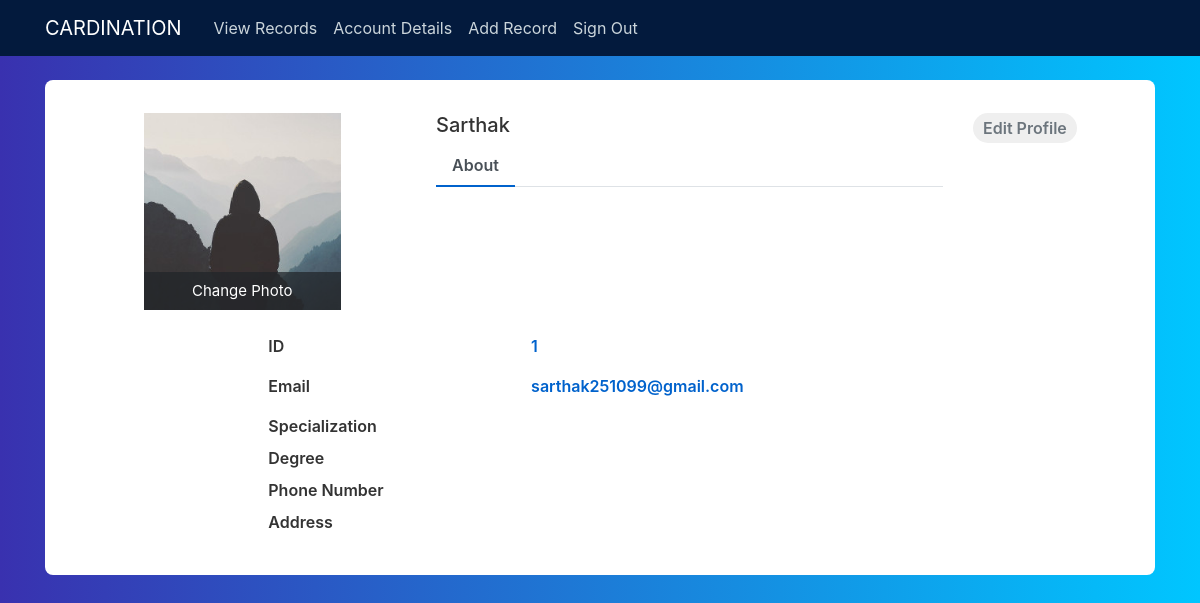
Page /accountDoc (signed in) on the committed database.
### cardination/models.py (models this page shows, shortened)
class Patient(db.Model,UserMixin):
    id = db.Column(db.Integer, primary_key = True,autoincrement=True)
    username = db.Column(db.String(20), unique = True, nullable = False)
    email = db.Column(db.String(120), unique = True, nullable = False)
    image_file = db.Column(db.String(20), nullable = False, default = 'default.jpg')
    password = db.Column(db.String(60), nullable = False)
    weight = db.Column(db.Integer, unique = False, nullable = True)
    height = db.Column(db.Integer, unique = False, nullable = True)
    gender = db.Column(db.String(1), unique = False, nullable = False)
    bloodgroup = db.Column(db.String(10), unique = False, nullable = True)
    dob = db.Column(db.String(20), unique = False, nullable = True)
    records = db.relationship('Record',backref='patient',lazy=True)

### cardination/doctor/routes.py (the view)
@doctor.route("/accountDoc")
@login_required
def accountDoc():
    image_file=url_for('static',filename='profile_pic/'+current_user.image_file)
    return render_template('accountDoc.html',image_file=image_file)

### cardination/models.py (called while the page is built)
@login_manager.user_loader
def load_user(user_id):
    return Patient.query.get(int(user_id))

### cardination/templates/accountDoc.html (shortened to what this page needs)
{% extends "layoutDoc.html" %}
{% block content %}
<div class="container emp-profile">
<form method="post">
<div class="row">
    <div class="col-md-4">
        <div class="profile-img">
            <img src="{{ image_file }}" alt=""/>
            <div class="file btn btn-lg btn-primary">
                Change Photo
            </div>
        </div>
    </div>
    <div class="col-md-6">
        <div class="profile-head">
                    <h5>
                        {{ current_user.username }}
                    </h5>
            <ul class="nav nav-tabs" id="myTab" role="tablist">
                <li class="nav-item">
                    <a class="nav-link active" id="home-tab" data-toggle="tab" href="#home" role="tab" aria-controls="home" aria-selected="true">About</a>
                </li>
            </ul>
        </div>
    </div>
    <div class="col-md-2">
        <input type="submit" class="profile-edit-btn" name="btnAddMore" value="Edit Profile"/>
    </div>
</div>
<div class="row">
    <div class="col-md-8">
        <div style="margin-left:190px;" class="tab-content profile-tab" id="myTabContent">
            <div class="tab-pane fade show active" id="home" role="tabpanel" aria-labelledby="home-tab">
                <div class="row">
                    <div class="col-md-6">
                        <label>ID</label>
                    </div>
                    <div class="col-md-6">
                        <p>{{ current_user.id }}</p>
                    </div>
                </div>
                <div class="row">
                            <div class="col-md-6">
                                <label>Email</label>
                            </div>
                            <div class="col-md-6">
                                <p>{{ current_user.email }}</p>
                            </div>
                        </div>
                        <div class="row">
                            <div class="col-md-6">
                                <label>Specialization</label>
                            </div>
                            <div class="col-md-6">
                            </div>
                        </div>
                        <div class="row">
                            <div class="col-md-6">
                                <label>Degree</label>
                            </div>
                            <div class="col-md-6">
                            </div>
                        </div>
                        <div class="row">
                            <div class="col-md-6">
                                <label>Phone Number</label>
                            </div>
                            <div class="col-md-6">
                            </div>
                        </div>
                        <div class="row">
                            <div class="col-md-6">
                                <label>Address</label>
                            </div>
                            <div class="col-md-6">
                            </div>
                        </div>
                    </div>
                </div>
            </div>
        </div>
    </form>
</div>
{% endblock content %}

### cardination/static/main.css (style rules this page uses)
body { background: #fafafa; color: #333333; margin-top: 5rem; }
h1, h2, h3, h4, h5, h6 { color: #444444; }

### cardination/templates/accountDoc.html (style rules this page uses)
body { background: -webkit-linear-gradient(left, #3931af, #00c6ff); }
.emp-profile { padding: 3%; margin-top: 3%; margin-bottom: 3%; border-radius: 0.5rem; background: #fff; }
.profile-img { text-align: center; }
.profile-img img { width: 60%; height: 100%; }
.profile-img .file { position: relative; overflow: hidden; margin-top: -20%; width: 60%; border: none; border-radius: 0; font-size: 15px; background: #212529b8; }
.profile-head h5 { color: #333; }
.profile-edit-btn { border: none; border-radius: 1.5rem; width: 70%; padding: 2%; font-weight: 600; color: #6c757d; cursor: pointer; }
.profile-head .nav-tabs { margin-bottom:5%; }
.profile-head .nav-tabs .nav-link { font-weight:600; border: none; }
.profile-head .nav-tabs .nav-link.active { border: none; border-bottom:2px solid #0062cc; }
.profile-tab label { font-weight: 600; }
.profile-tab p { font-weight: 600; color: #0062cc; }

### rows in the picture
Patient: username "Sarthak", id "1", email "sarthak251099@gmail.com"
